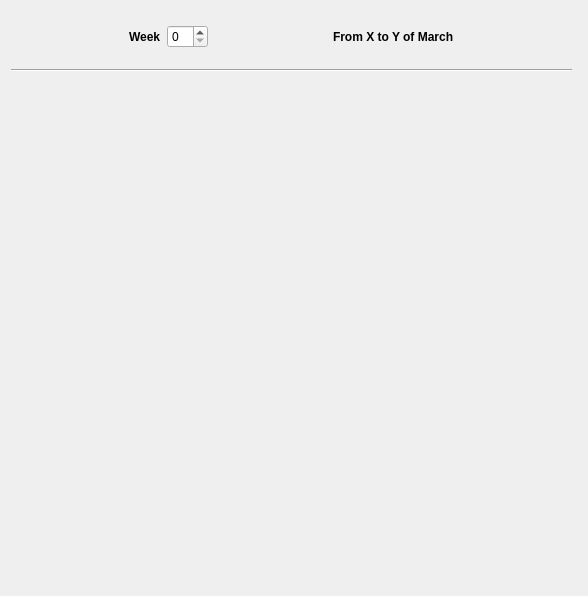
<?xml version="1.0" encoding="UTF-8"?>
<ui version="4.0">
 <class>Stats_Weekly</class>
 <widget class="QDialog" name="Stats_Weekly">
  <property name="geometry">
   <rect>
    <x>0</x>
    <y>0</y>
    <width>588</width>
    <height>596</height>
   </rect>
  </property>
  <property name="windowTitle">
   <string>Dialog</string>
  </property>
  <widget class="QCustomPlot" name="widget" native="true">
   <property name="geometry">
    <rect>
     <x>10</x>
     <y>80</y>
     <width>571</width>
     <height>501</height>
    </rect>
   </property>
  </widget>
  <widget class="QWidget" name="">
   <property name="geometry">
    <rect>
     <x>11</x>
     <y>11</y>
     <width>561</width>
     <height>61</height>
    </rect>
   </property>
   <layout class="QVBoxLayout" name="verticalLayout">
    <item>
     <layout class="QHBoxLayout" name="horizontalLayout">
      <item>
       <spacer name="horizontalSpacer_2">
        <property name="orientation">
         <enum>Qt::Horizontal</enum>
        </property>
        <property name="sizeHint" stdset="0">
         <size>
          <width>40</width>
          <height>20</height>
         </size>
        </property>
       </spacer>
      </item>
      <item>
       <widget class="QLabel" name="label">
        <property name="sizePolicy">
         <sizepolicy hsizetype="Minimum" vsizetype="Minimum">
          <horstretch>0</horstretch>
          <verstretch>0</verstretch>
         </sizepolicy>
        </property>
        <property name="font">
         <font>
          <weight>75</weight>
          <bold>true</bold>
         </font>
        </property>
        <property name="text">
         <string>Week</string>
        </property>
       </widget>
      </item>
      <item>
       <widget class="QSpinBox" name="stats_weekly_week"/>
      </item>
      <item>
       <spacer name="horizontalSpacer_3">
        <property name="orientation">
         <enum>Qt::Horizontal</enum>
        </property>
        <property name="sizeHint" stdset="0">
         <size>
          <width>40</width>
          <height>20</height>
         </size>
        </property>
       </spacer>
      </item>
      <item>
       <widget class="QLabel" name="stats_weekly_label">
        <property name="font">
         <font>
          <weight>75</weight>
          <bold>true</bold>
         </font>
        </property>
        <property name="text">
         <string>From X to Y of March</string>
        </property>
       </widget>
      </item>
      <item>
       <spacer name="horizontalSpacer">
        <property name="orientation">
         <enum>Qt::Horizontal</enum>
        </property>
        <property name="sizeHint" stdset="0">
         <size>
          <width>40</width>
          <height>20</height>
         </size>
        </property>
       </spacer>
      </item>
     </layout>
    </item>
    <item>
     <widget class="Line" name="line">
      <property name="orientation">
       <enum>Qt::Horizontal</enum>
      </property>
     </widget>
    </item>
   </layout>
  </widget>
 </widget>
 <customwidgets>
  <customwidget>
   <class>QCustomPlot</class>
   <extends>QWidget</extends>
   <header>libs/qcustomplot/qcustomplot.h</header>
   <container>1</container>
  </customwidget>
 </customwidgets>
 <resources/>
 <connections/>
</ui>
